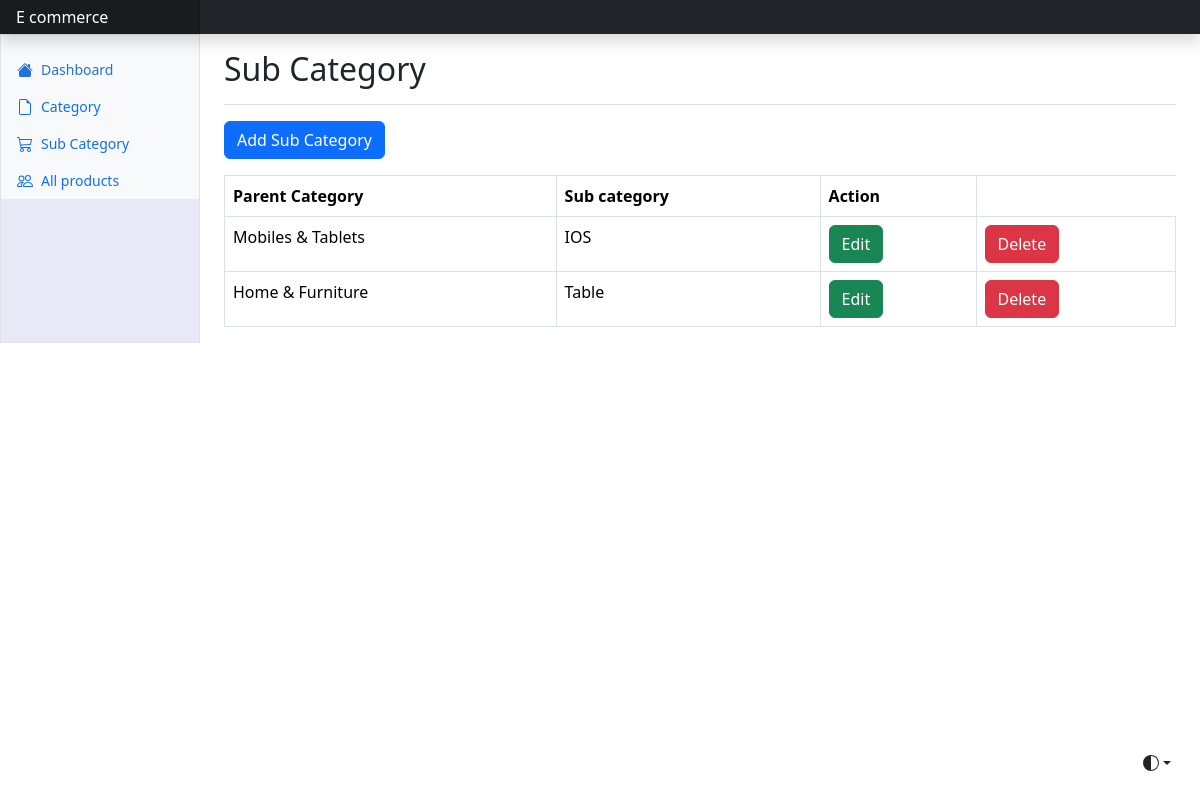
The app's page /subcategory.php with its own data.
### tables this page shows
CREATE TABLE IF NOT EXISTS `addsubcategory` (
  `id` int NOT NULL AUTO_INCREMENT,
  `category` varchar(20) NOT NULL,
  `subcategory` varchar(30) NOT NULL,
  PRIMARY KEY (`id`)
);

CREATE TABLE IF NOT EXISTS `category` (
  `id` int NOT NULL AUTO_INCREMENT,
  `category` varchar(30) NOT NULL,
  `description` varchar(1000) NOT NULL,
  `image` text NOT NULL,
  PRIMARY KEY (`id`)
);

### subcategory.php (the view, shortened to what this page needs)
<?php require('header.php');?>
<?php require('sidebar.php');?>
<?php
$servername = "localhost";
$username = "root";
$password = "";
$dbname = "ecommercewebsite";
$conn = new mysqli($servername, $username, $password, $dbname);
?>
    <main class="col-md-9 ms-sm-auto col-lg-10 px-md-4">
      <div class="d-flex justify-content-between flex-wrap flex-md-nowrap align-items-center pt-3 pb-2 mb-3 border-bottom">
        <h1 class="h2">Sub Category</h1>
      </div>
      <?php
    $addsub="select addsubcategory.*,category.id as cid,category.category as catname from addsubcategory JOIN category ON category.id=addsubcategory.category";
    $addsubcat=$conn->query($addsub);
      ?>
      <a href="addsubcategory.php" class="btn btn-primary">Add Sub Category</a>
        <table class="table table-bordered mt-3">
            <thead class="thead-dark">
                <tr>
                    <th scope="col">Parent Category</th>
                    <th scope="col">Sub category</th>
                    <th scope="col">Action</th>
                </tr>
            </thead>
            <tbody>
            <?php while($row=$addsubcat->fetch_assoc()){
 ?>
  <tr>
  <td scope="row"><?php echo $row['catname']?></td>
    <td scope="row"><?php echo $row['subcategory']?></td>
    <td><a href="subcategoryedit.php?id=<?php echo $row['id']?>" class="btn btn-success" value="Edit" >Edit</a></td>
     <td><a href="subcategorydelete.php?id=<?php echo $row['id']?>" class="btn btn-danger" value="Delete" >Delete</a></td>
  </tr>
  <?php }?>
            </tbody>
        </table>
      </div>
  </div>
    <script src="https://cdn.jsdelivr.net/npm/chart.js@4.3.2/dist/chart.umd.js"></script><script src="dashboard.js"></script></body>
</html>

### records on screen
addsubcategory: category.category "Mobiles & Tablets", subcategory "IOS"
addsubcategory: category.category "Home & Furniture", subcategory "Table"
